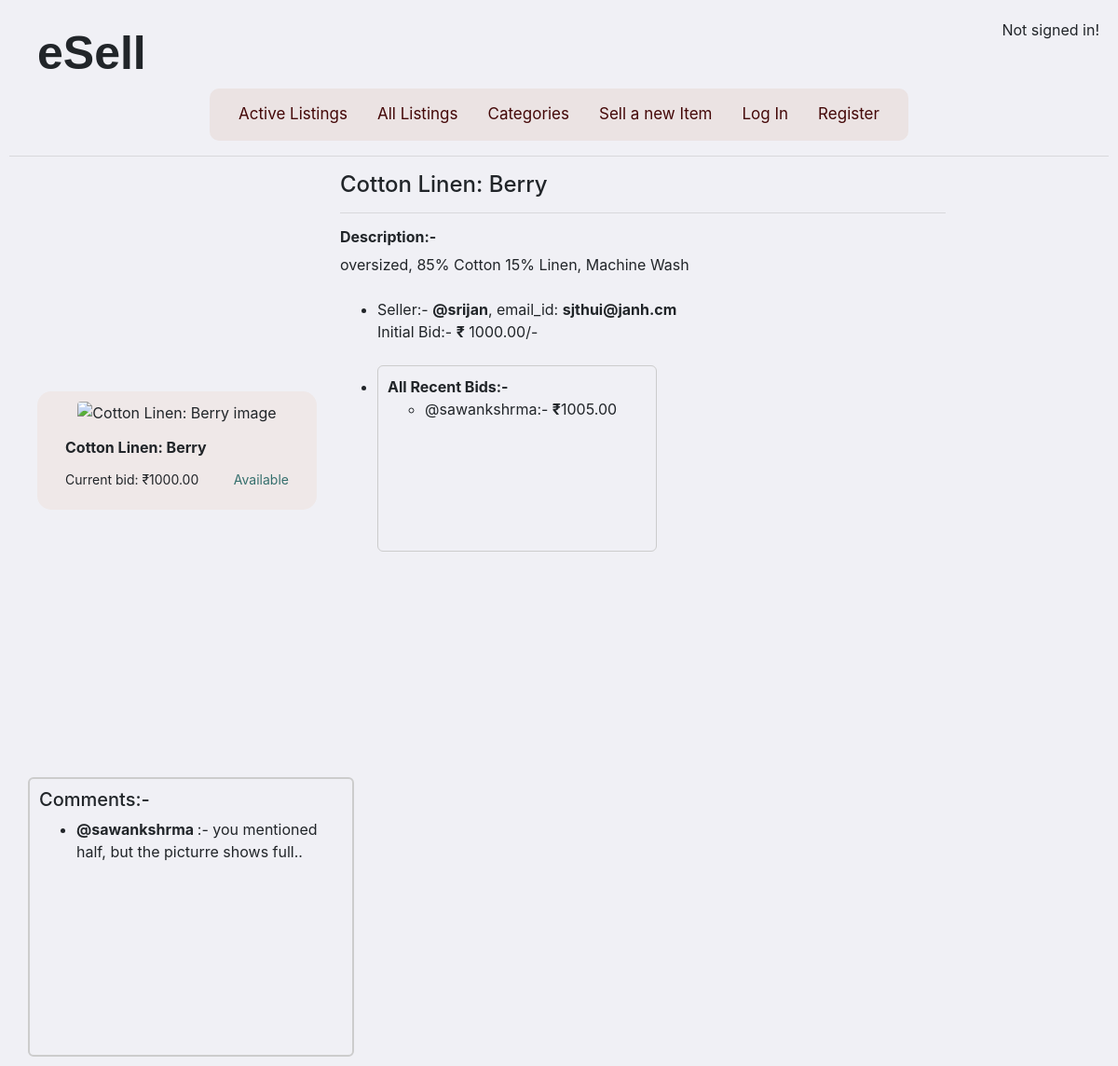
Page /2 on the earlier database version.
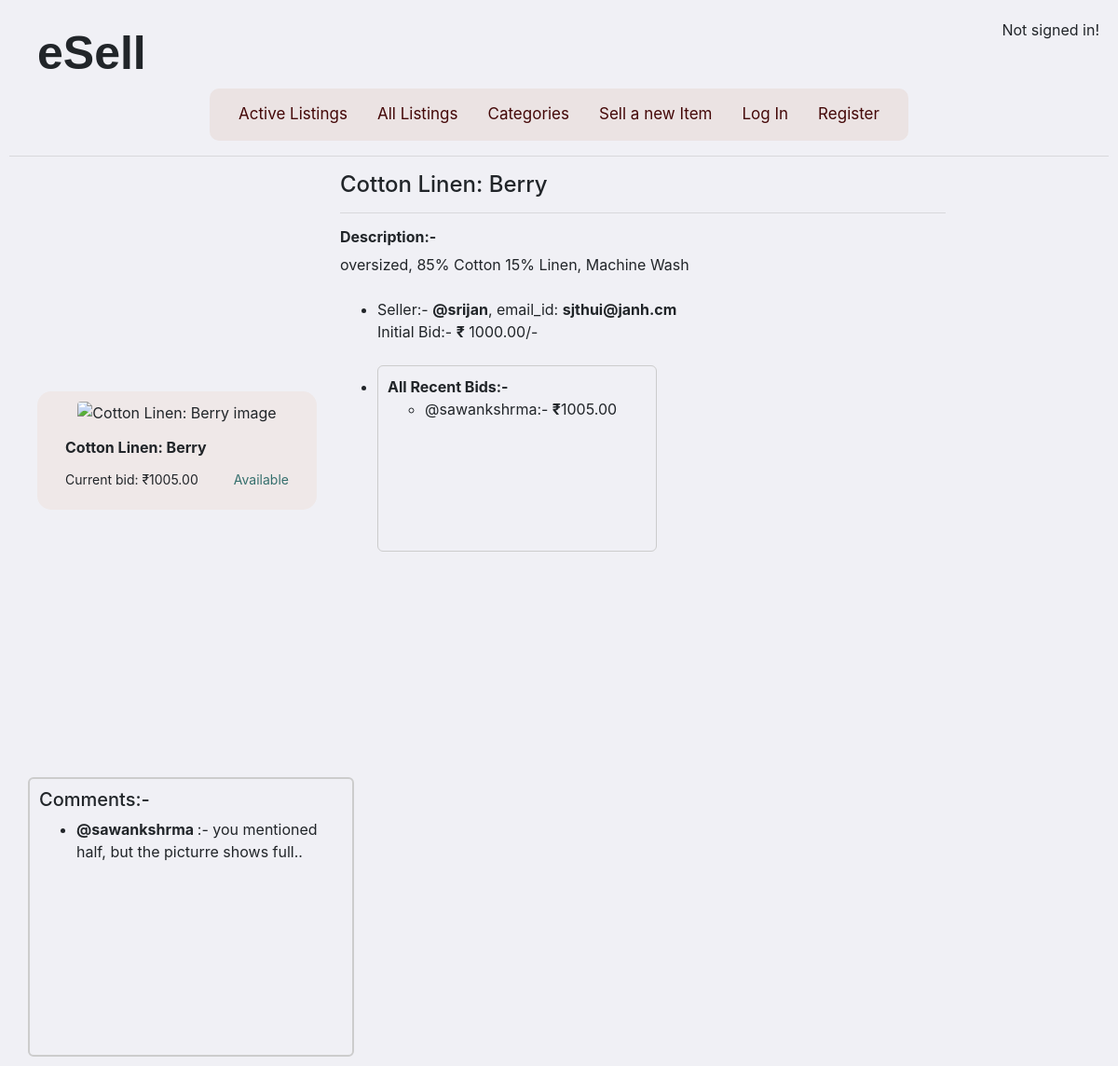
Same page on the later database version.
### auctions/models.py (models this page shows, shortened)
class Listing(models.Model):
    CATEGORY_CHOICES = [
        ('FN', 'Fashion'),
        ('TY', 'Toys'),
        ('EL', 'Electronics'),
        ('HM', 'Home'),
    ]
    title = models.CharField(max_length=100)
    description = models.TextField(max_length=500)
    starting_bid = models.DecimalField(max_digits=10, decimal_places=2)
    current_bid = models.DecimalField(max_digits=10, decimal_places=2, null=True, blank=True)
    image_url = models.URLField(blank=True, null=True)
    category = models.CharField(max_length=2, choices=CATEGORY_CHOICES, default='HM')
    is_active = models.BooleanField(default=True)
    created_at = models.DateTimeField(auto_now_add=True)
    owner = models.ForeignKey(User, on_delete=models.CASCADE, related_name="listings")
    winner = models.ForeignKey(User, on_delete=models.SET_NULL, null=True, blank=True, related_name='won_auctions')

class User(AbstractUser):
    watchlist = models.ManyToManyField('Listing', blank=True, related_name="watched_by") #remember

### auctions/views.py (the view)
# urls.py: path("<int:product_id>", views.product, name="product")
def product(request, product_id):
    try:
        product = Listing.objects.get(id=product_id)
    except Listing.DoesNotExist:
        raise Http404("Flight not found.")
    return render(request, "auctions/product.html", {
        "listing": product,
        "comments": product.comments.all(),
        "bids": product.bids.all(),
    })

### auctions/templates/auctions/product.html (shortened to what this page needs)
{% extends "auctions/layout.html" %}
{% block body %}
<div class = "product-wrap" style="
/* background-color: pink; */
 ">
        <div class="cards_wrapper" style="justify-content: flex-start;
         /* background-color: green; */
         width :325px;">
            <div class = "cards_container" style = "margin-left:30px;">
               <div class="image-wrapper">
                    {% if listing.image_url %}
                        <img src="{{ listing.image_url|safe }}" alt="{{ listing.title }} image" style="border: 1px solid transparent; border-radius: 5px;">
                    {% else %}
                        <div class="no-image">No image available</div>
                    {% endif %}
                </div>
                 <div class="card-footer">
                    <p class="card-title"><strong>{{ listing.title }}</strong></p>
                    <div class="card-meta">
                        {% if listing.is_active %} <span class="bid">Current bid: ₹{{ listing.current_bid }}</span>
                        <span class="availability {% if is_active %}not-available{% else %}available{% endif %}">
                            Available{% else %}Sold Out @ ₹{{ listing.current_bid }}{% endif %}
                            </span>
                    </div>
                </div>
            </div>
        </div>
        <div class = "product-info" style="
        /* background-color: rgb(78, 51, 124); */
         height:600px; width:680px !important;">
            <div class = "product-intro" style="
                /* background-color: red; */
                 height:40px; margin-left:30px; " >
                    <h4>{{listing.title}}</h4>
                    <hr>
                    <h6><strong>Description:-</strong></h6>
                    {{listing.description}}
                    <ul><br>
                        <li>
                           Seller:- <strong>@{{listing.owner.username}}</strong>, email_id: <strong>{{listing.owner.email}} </strong>
                        <br> Initial Bid:- <strong>₹</strong> {{listing.starting_bid}}/-
                        </li><br>
                        <li>
                            <div  class = "all-bids" style="
                                height: 200px;
                                width: 300px;
                                overflow-y: auto;
                                border: 1px solid #ccc;
                                border-radius: 6px;
                                padding: 10px;
                                background-color: transparent;
                            ">
                                <strong>All Recent Bids:-</strong>
                                <ul>
                                    {% for bid in bids %}
                                    <li>@{{ bid.user.username }}:- <strong>₹</strong>{{bid.amount}}</li>
                                    {% empty %}
                                    <li>No bids made yet.</li>
                                    {%endfor%}
                                </ul>
                            </div>
                        </li>
                    </ul>
            </div>
        </div>
        <div class = "comment-wrap" style="
            margin-left: 20px
            ;
        ">
            <div style = "height: 50px;"  ></div>
            <div  class = "comments" style="
                height: 300px;
                width: 350px;
                overflow-y: auto;
                border: 2px solid #ccc;
                border-radius: 6px;
                padding: 10px;
                background-color: transparent;
            ">
                <h5>Comments:-</h5>
                <ul>
                    {% for comment in comments %}
                    <li><strong>@{{ comment.user.username }} </strong>:- {{comment.text}}</li>
                    {% empty %}
                    <li>No comments yet.</li>
                    {%endfor%}
                </ul>
            </div>
        </div>
</div>
{% endblock %}

Differences in the rows shown:
changed Listing "Cotton Linen: Berry": current_bid "1000.00" → "1005.00"
